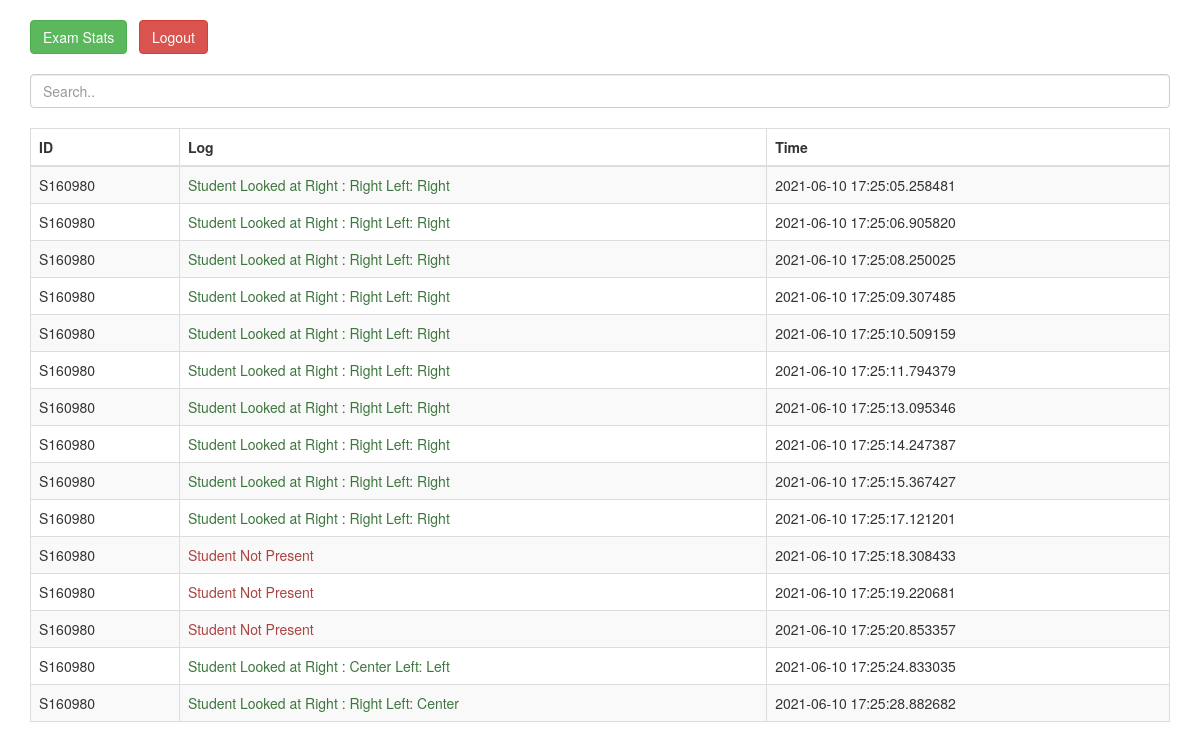
Page /logs on the earlier database version.
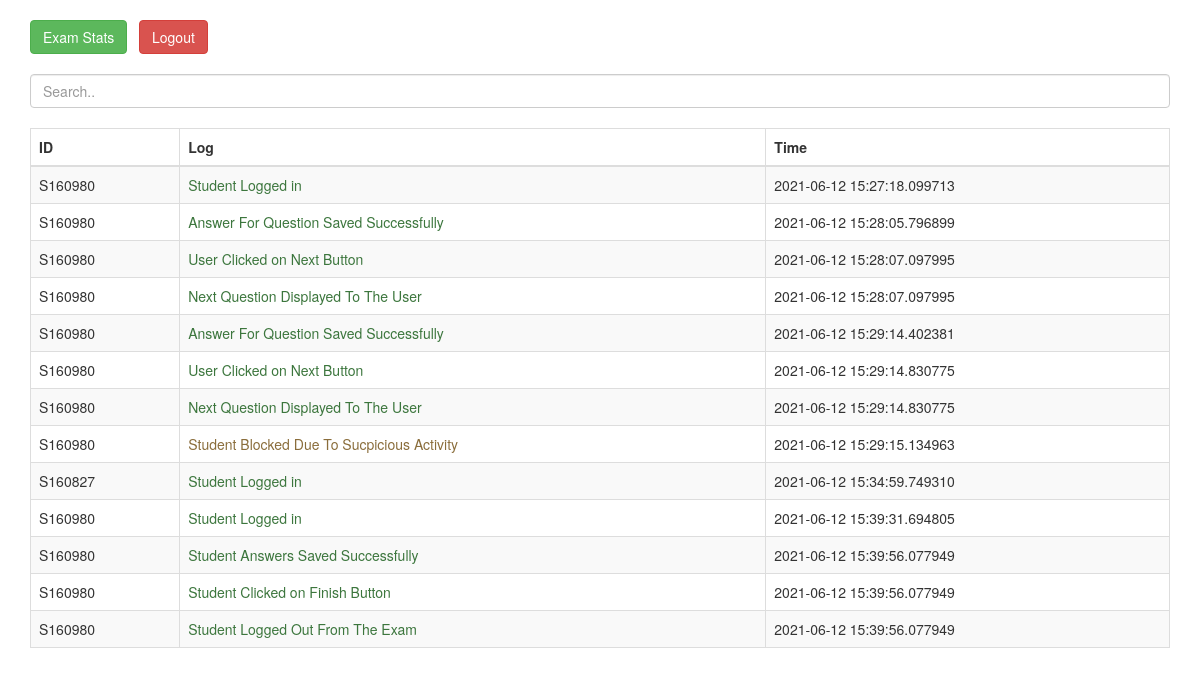
Same page on the later database version.
### tables this page shows
CREATE TABLE "Logtable" (
	"Log"	TEXT,
	"SID"	TEXT,
	"timeStamp"	TEXT,
	"color"	TEXT
);

### app.py (the view)
@app.route('/logs')
def logs():
    con = z.connect("testquestions.db")
    cur = con.cursor()
    logs = []
    date = []
    sids = []
    color = []
    for row in cur.execute("SELECT * from Logtable"):
        sids.append(row[1])
        logs.append(row[0])
        date.append(row[2])
        color.append(row[3])
    con.close()
    return render_template("logs.html",logs = logs,date = date,sids=sids,color = color,l=len(color))

### app.py (called while the page is built)
@app.before_request
def before_request():
  g.user = None
  if 'user' in session:
    g.user = session['user']

### templates/logs.html (shortened to what this page needs)
<!DOCTYPE html>
<html lang="en">
<head>
  <link rel="stylesheet" href="https://maxcdn.bootstrapcdn.com/bootstrap/3.4.1/css/bootstrap.min.css">
</head>
<body>
{% block content %}
<div class="container" style="margin-top:20px;">
  <a href="{{url_for('studentlogs')}}"><button class="btn btn-success">Exam Stats</button></a>&nbsp;&nbsp;&nbsp;<a href="{{url_for('index')}}"><button class="btn btn-danger">Logout</button></a><br><br>
  <input class="form-control" id="myInput" type="text" placeholder="Search..">
  <br>
  <table class="table table-bordered table-striped">
    <thead>
      <tr>
        <th>ID</th>
        <th>Log</th>
        <th>Time</th>
      </tr>
    </thead>
    <tbody id="myTable">
      {% for i in range(0, l) %}
      <tr>
        <td>{{sids[i]}}</td>
        <td class="text-{{color[i]}} font-weight-bold">{{logs[i]}}</td>
        <td>{{date[i]}}</td>
      </tr>
      {% endfor %}
    </tbody>
  </table>
</div>
{% endblock content%}
</body>
</html>

Differences in the rows shown:
removed Logtable: SID "S160980", Log "Student Looked at Right : Right Left: Right", timeStamp "2021-06-10 17:25:10.509159"
removed Logtable: SID "S160980", Log "Student Looked at Right : Right Left: Right", timeStamp "2021-06-10 17:25:11.794379"
removed Logtable: SID "S160980", Log "Student Looked at Right : Right Left: Right", timeStamp "2021-06-10 17:25:13.095346"
removed Logtable: SID "S160980", Log "Student Looked at Right : Right Left: Right", timeStamp "2021-06-10 17:25:14.247387"
removed Logtable: SID "S160980", Log "Student Looked at Right : Right Left: Right", timeStamp "2021-06-10 17:25:15.367427"
removed Logtable: SID "S160980", Log "Student Looked at Right : Right Left: Right", timeStamp "2021-06-10 17:25:17.121201"
removed Logtable: SID "S160980", Log "Student Not Present", timeStamp "2021-06-10 17:25:18.308433", color "danger" (drawn)
removed Logtable: SID "S160980", Log "Student Not Present", timeStamp "2021-06-10 17:25:19.220681", color "danger" (drawn)
removed Logtable: SID "S160980", Log "Student Not Present", timeStamp "2021-06-10 17:25:20.853357", color "danger" (drawn)
removed Logtable: SID "S160980", Log "Student Looked at Right : Center Left: Left", timeStamp "2021-06-10 17:25:24.833035"
removed Logtable: SID "S160980", Log "Student Looked at Right : Right Left: Center", timeStamp "2021-06-10 17:25:28.882682"
added Logtable: SID "S160980", Log "Answer For Question Saved Successfully", timeStamp "2021-06-12 15:29:14.402381"
added Logtable: SID "S160980", Log "User Clicked on Next Button", timeStamp "2021-06-12 15:29:14.830775"
added Logtable: SID "S160980", Log "Next Question Displayed To The User", timeStamp "2021-06-12 15:29:14.830775"
added Logtable: SID "S160980", Log "Student Blocked Due To Sucpicious Activity", timeStamp "2021-06-12 15:29:15.134963", color "warning" (drawn)
added Logtable: SID "S160827", Log "Student Logged in", timeStamp "2021-06-12 15:34:59.749310"
added Logtable: SID "S160980", Log "Student Logged in", timeStamp "2021-06-12 15:39:31.694805"
added Logtable: SID "S160980", Log "Student Answers Saved Successfully", timeStamp "2021-06-12 15:39:56.077949"
added Logtable: SID "S160980", Log "Student Clicked on Finish Button", timeStamp "2021-06-12 15:39:56.077949"
added Logtable: SID "S160980", Log "Student Logged Out From The Exam", timeStamp "2021-06-12 15:39:56.077949"
Other differences:
new list line: "S160980 Student Logged in 2021-06-12 15:27:18.099713"
new list line: "S160980 Answer For Question Saved Successfully 2021-06-12 15:28:05.796899"
new list line: "S160980 User Clicked on Next Button 2021-06-12 15:28:07.097995"
new list line: "S160980 Next Question Displayed To The User 2021-06-12 15:28:07.097995"
list line gone: "S160980 Student Looked at Right : Right Left: Right 2021-06-10 17:25:05.258481"
list line gone: "S160980 Student Looked at Right : Right Left: Right 2021-06-10 17:25:06.905820"
list line gone: "S160980 Student Looked at Right : Right Left: Right 2021-06-10 17:25:08.250025"
list line gone: "S160980 Student Looked at Right : Right Left: Right 2021-06-10 17:25:09.307485"
